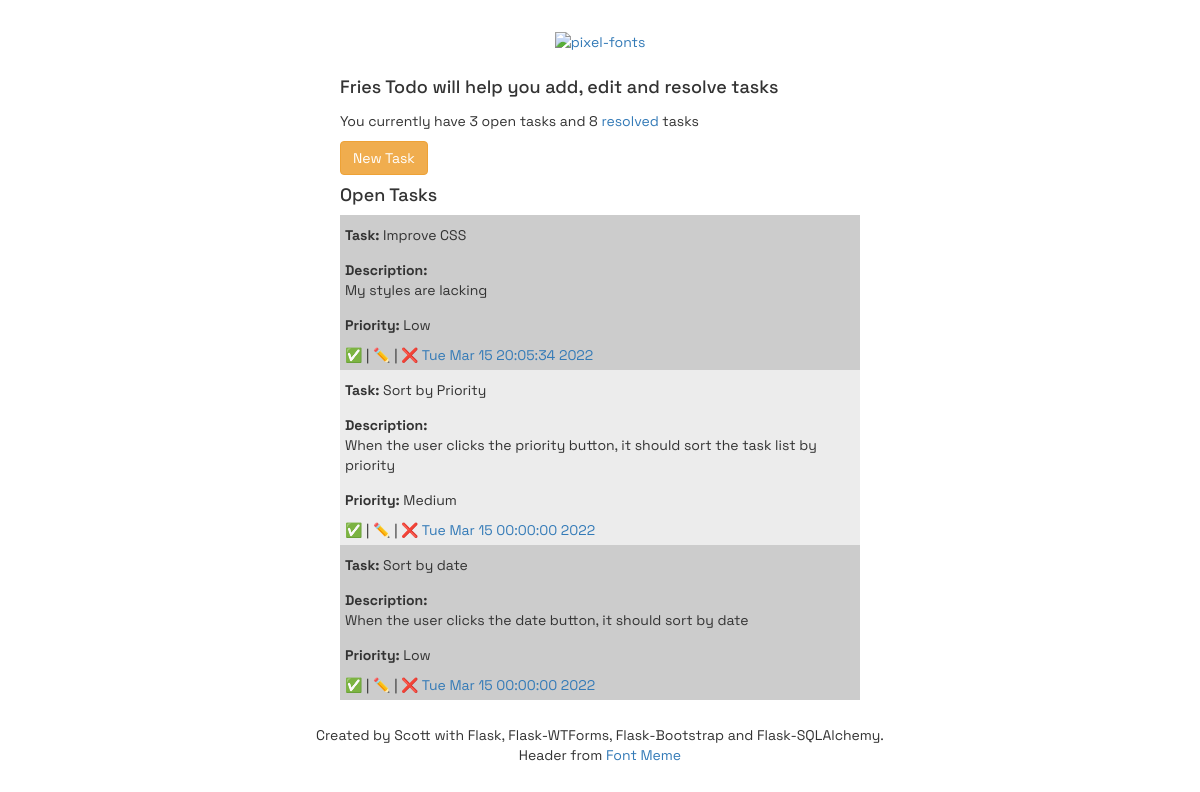
Before: / with the older database file.
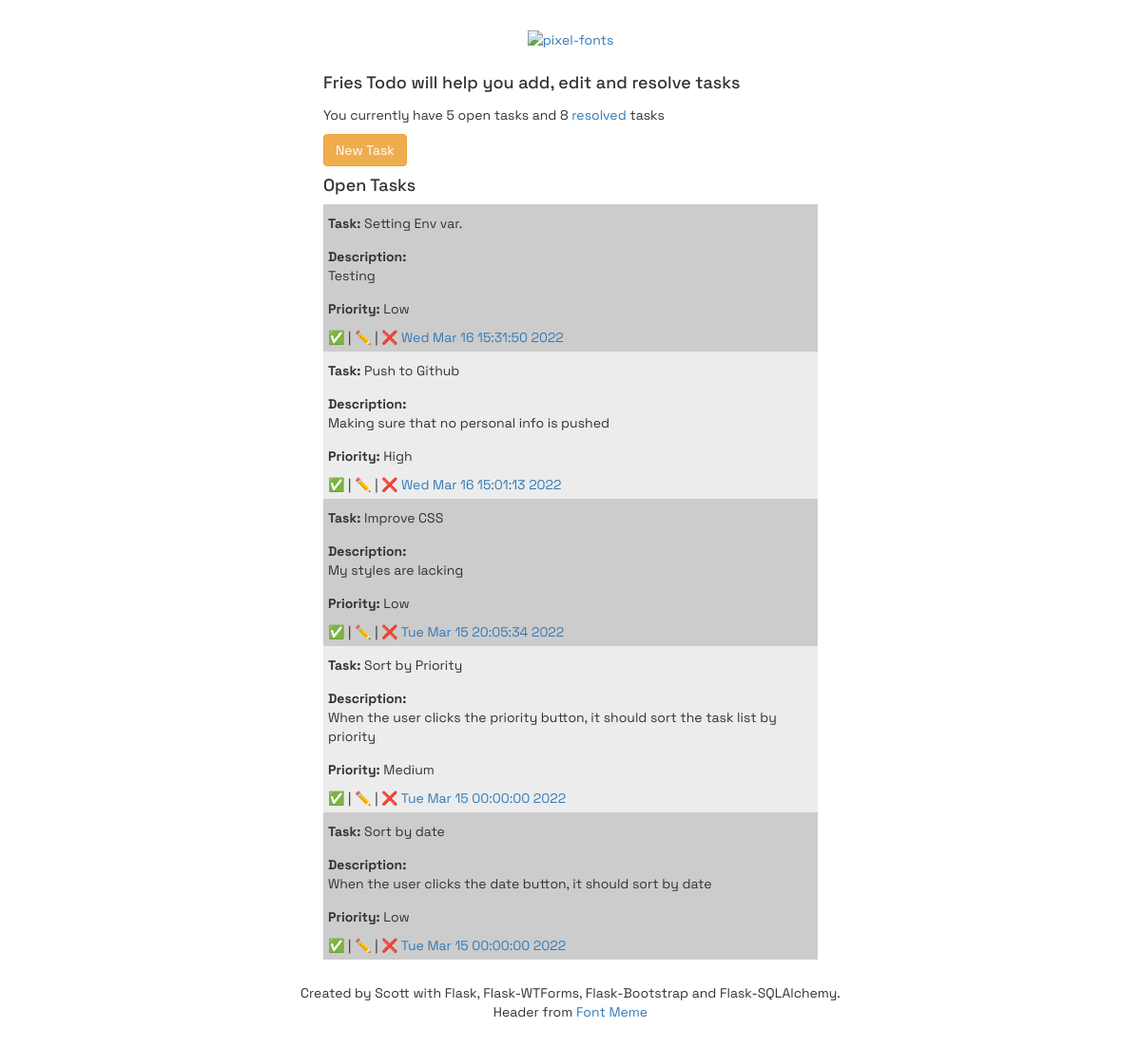
After: the same page with the newer database file.
### main.py (models this page shows)
class TodoApp(db.Model):
    id = db.Column(db.Integer, primary_key=True)
    title = db.Column(db.String(100))
    description = db.Column(db.String(500))
    priority = db.Column(db.String(25))
    date = db.Column(db.String(100))
    resolved = db.Column(db.Boolean())

### main.py (the view)
@app.route("/", methods=["GET", "POST"])
def home():
    open_todos = TodoApp.query.filter(TodoApp.resolved != 1).all()
    count_open = TodoApp.query.filter(TodoApp.resolved != 1).count()
    count_resolved = TodoApp.query.filter_by(resolved=1).count()
    form = TodoForm()
    if request.method == "POST":
        new_todo = TodoApp(title=form.title.data, description=form.description.data,
                           priority=form.priority.data, date=datetime.now().strftime("%c"), resolved=0)
        db.session.add(new_todo)
        db.session.commit()
        return redirect(url_for('home'))
    return render_template("index.html", todos=open_todos, form=form, count=count_open, resolved=count_resolved)

### templates/index.html (shortened to what this page needs)
{% extends "bootstrap/base.html" %}
{% import "bootstrap/wtf.html" as wtf %}
{% block styles %}
{{super()}}
<link rel="stylesheet"
      href="{{url_for('.static', filename='styles.css')}}">
{% endblock %}
{% block content %}
<div class="top">
    <a href="{{ url_for('home')}}"><img src="https://fontmeme.com/permalink/220316/33e90c76948a1c1dd1694469604ba760.png" alt="pixel-fonts" border="0"></a>
</div>
<div class="container">
     <div class="row">
         <h4>Fries Todo will help you add, edit and resolve tasks</h4>
          <p>You currently have {{ count }} open tasks and {{ resolved }} <a href="{{ url_for('show_resolved') }}">resolved</a> tasks</p>
         <button class="btn btn-warning" onclick="hideAdd()">New Task</button>
    </div>
    <div class="row">
        <h4>Open Tasks</h4>
        {% for todo in todos|reverse %}
        <div class="square">
            <p><strong>Task:</strong> {{ todo.title }}</p>
            <p><strong>Description:</strong> <br> {{ todo.description }}</p>
            <p><strong>Priority:</strong> {{ todo.priority }}</p>
            <a title="resolved" href="{{ url_for('resolve_task', task=todo.id) }}">✅</a> | <a title="edit" href="{{ url_for('edit_task', task=todo.id) }}">✏️</a> | <a title="delete" href="{{url_for('delete_task', task=todo.id)}}">❌</a> <a title="task" href="{{ url_for('show_task', task=todo.id) }}">{{ todo.date }}</a>
        </div>
        {% endfor %}
    </div>
</div>
<div class="top">
    <footer>Created by Scott with Flask, Flask-WTForms, Flask-Bootstrap and Flask-SQLAlchemy. Header from <a
            href="https://fontmeme.com/pixel-fonts/">Font Meme</a></footer>
</div>
{% endblock %}

### static/styles.css (style rules this page uses)
body { margin: 30px; font-family: 'Space Grotesk', sans-serif; }
.container { max-width: 500px; margin: 10px auto 20px auto; padding: 5px; }
.top { text-align: center; margin-top: 20px; width: 50%; margin: auto; }
a:link { text-decoration: none; }
p { padding-top: 5px; }
.square:nth-child(even) { background: #CCC }
.square:nth-child(odd) { background: #ECECEC }
.square { padding: 5px; }

Changed rows visible on the page:
added TodoApp: title "Setting Env var.", description "Testing", priority "Low", date "Wed Mar 16 15:31:50 2022"
added TodoApp: title "Push to Github", description "Making sure that no personal info is pushed", priority "High", date "Wed Mar 16 15:01:13 2022"
Other visible differences:
{{ count }}: "3" → "5"
